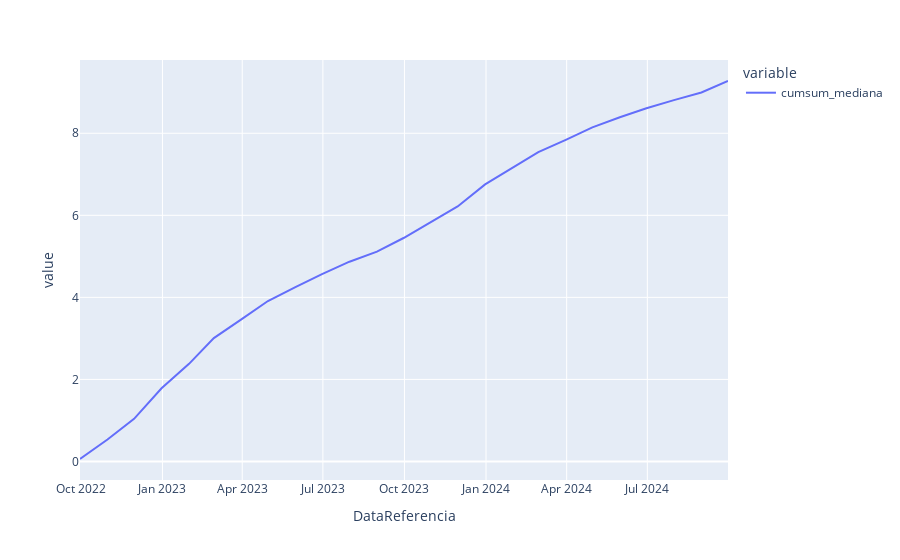

The code cell stored with this chart in its notebook:
### Code cell
# Gráfico iterativo utilizando o plotly
fig=px.line(df_ipca_ultima,x=df_ipca_ultima.index,y=['cumsum_mediana'])
# Gerando arquivo com o resultado
# plotly.offline.plot(fig, show_link = True,filename=f'./output/tx_desocupacao_forcast.html')
fig.show()

### Figure 1 — Plotly figure (JSON) as saved in the notebook; plotly's stock layout.template omitted (floating-point values rounded to 4 significant figures)
{"data": [{"hovertemplate": "variable=cumsum_mediana<br>DataReferencia=%{x}<br>value=%{y}<extra></extra>", "legendgroup": "cumsum_mediana", "line": {"color": "#636efa", "dash": "solid"}, "marker": {"symbol": "circle"}, "mode": "lines", "name": "cumsum_mediana", "orientation": "v", "showlegend": true, "type": "scatter", "x": ["2022-09-30", "2022-10-31", "2022-11-30", "2022-12-31", "2023-01-31", "2023-02-28", "2023-03-31", "2023-04-30", "2023-05-31", "2023-06-30", "2023-07-31", "2023-08-31", "2023-09-30", "2023-10-31", "2023-11-30", "2023-12-31", "2024-01-31", "2024-02-29", "2024-03-31", "2024-04-30", "2024-05-31", "2024-06-30", "2024-07-31", "2024-08-31", "2024-09-30"], "xaxis": "x", "y": [0.06, 0.535, 1.04, 1.785, 2.38, 3.007, 3.464, 3.91, 4.251, 4.566, 4.869, 5.114, 5.447, 5.847, 6.217, 6.754, 7.154, 7.539, 7.839, 8.143, 8.391, 8.609, 8.809, 8.994, 9.274], "yaxis": "y"}], "layout": {"legend": {"title": {"text": "variable"}, "tracegroupgap": 0}, "margin": {"t": 60}, "xaxis": {"anchor": "y", "domain": [0, 1], "title": {"text": "DataReferencia"}}, "yaxis": {"anchor": "x", "domain": [0, 1], "title": {"text": "value"}}}}
